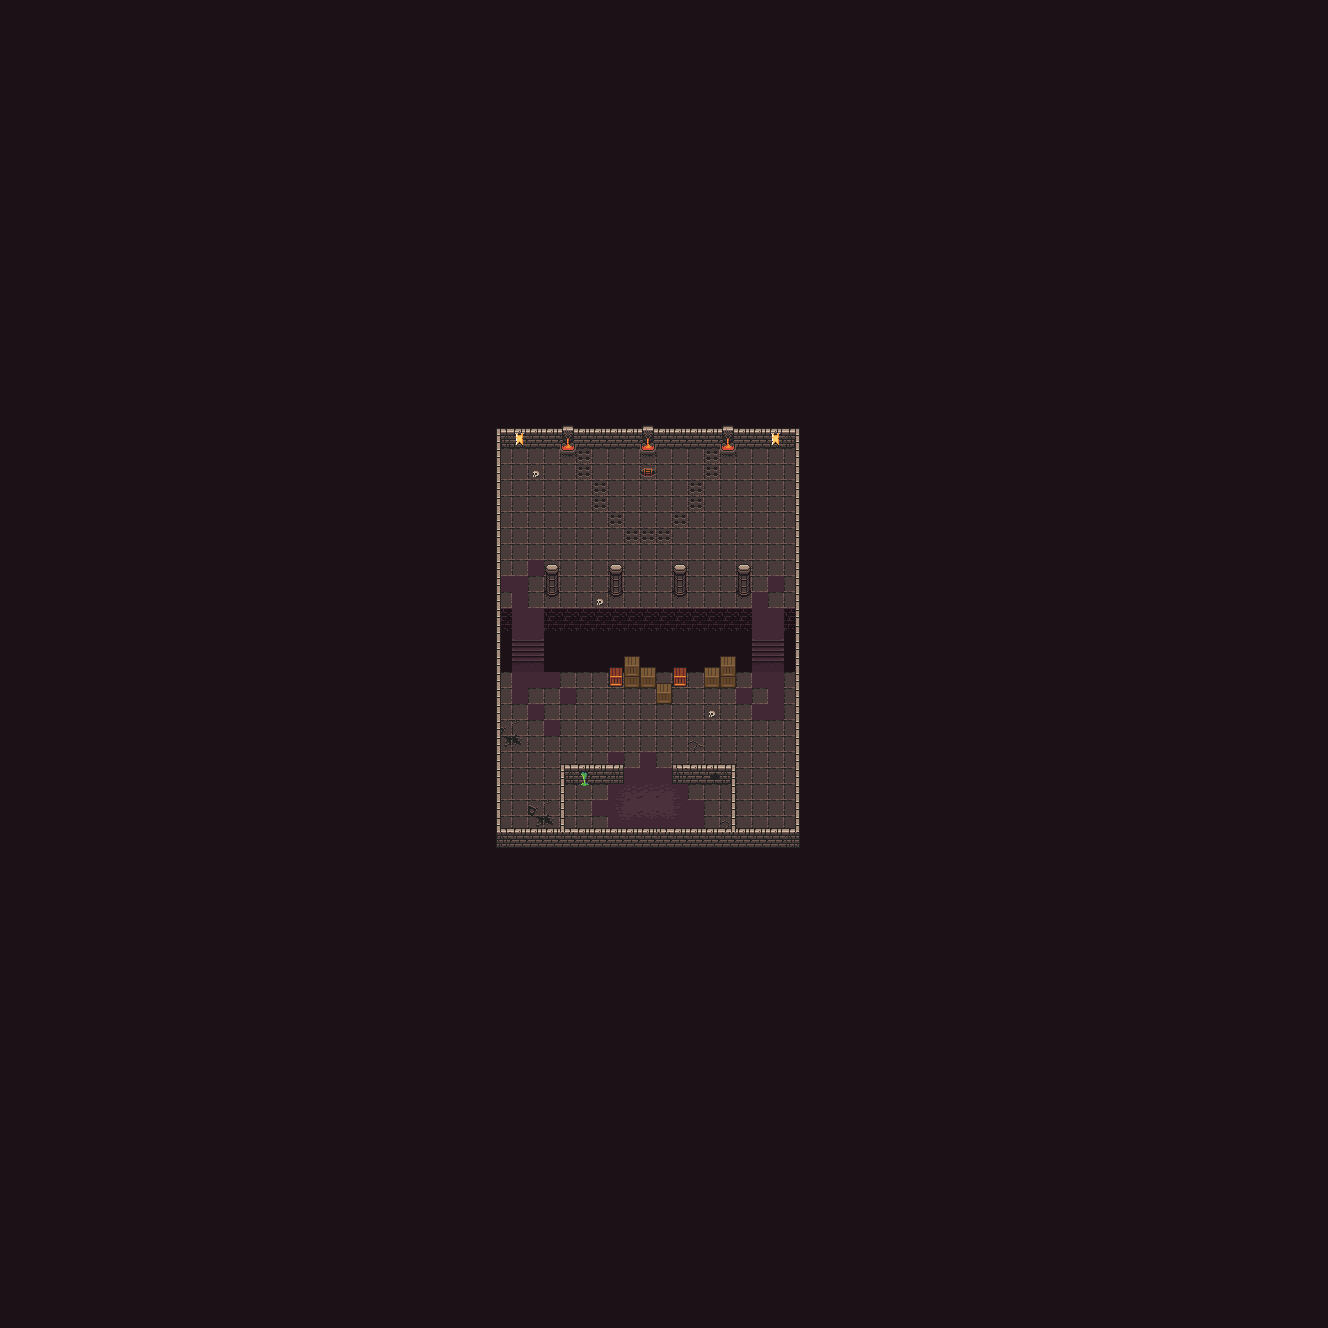

Tiled map render using the project's own tile images. Description and the map definition, with tile-layer contents summarised, below:
An orthogonal 83x83 tile map with 16x16 px tiles, 6 tile layers (UnderGround, Ground, Hole, Walls, ...), 3 tilesets and 54 objects (25x wall, 13x off, 7x hole, 7x enemy, end, ...).

<map version="1.2" tiledversion="1.2.0" orientation="orthogonal" renderorder="right-down" width="83" height="83" tilewidth="16" tileheight="16" infinite="0" nextlayerid="31" nextobjectid="67">
 <tileset firstgid="1" source="Dungeon3-16x16-itens2.tsx" />
 <tileset firstgid="1025" source="Dungeon3-16x16.tsx" />
 <tileset firstgid="1281" source="Dungeon3-16x16-itens.tsx" />
 <layer id="23" name="UnderGround" width="83" height="83">
  <data>[6889 cells, 6889 non-empty, 2 distinct tile ids]</data>
 </layer>
 <layer id="24" name="Ground" width="83" height="83">
  <data>[6889 cells, 426 non-empty, 27 distinct tile ids]</data>
 </layer>
 <layer id="25" name="Hole" width="83" height="83">
  <data>[6889 cells, 0 non-empty, 0 distinct tile ids]</data>
 </layer>
 <layer id="26" name="Walls" width="83" height="83">
  <data>[6889 cells, 150 non-empty, 23 distinct tile ids]</data>
 </layer>
 <layer id="27" name="Decoration" width="83" height="83">
  <data>[6889 cells, 62 non-empty, 16 distinct tile ids]</data>
 </layer>
 <layer id="28" name="UpperCharacter" width="83" height="83">
  <data>[6889 cells, 31 non-empty, 6 distinct tile ids]</data>
 </layer>
 <objectgroup id="7" name="walls">
  <object id="1" name="wall" x="501.333" y="832" width="293.333" height="16.0003" />
  <object id="2" name="wall" x="794.667" y="429.333" width="5.33333" height="418.667" />
  <object id="3" name="wall" x="496" y="429.333" width="5.33333" height="418.667" />
  <object id="4" name="wall" x="501.333" y="429.333" width="58.6667" height="8" />
  <object id="5" name="wall" x="576" y="429.333" width="64" height="8" />
  <object id="6" name="wall" x="656" y="429.333" width="64" height="8" />
  <object id="7" name="wall" x="736" y="429.333" width="58.6667" height="8" />
  <object id="8" name="wall" x="560" y="424" width="16" height="21.3333" />
  <object id="9" name="wall" x="640" y="424" width="16" height="21.3333" />
  <object id="10" name="wall" x="720" y="424" width="16" height="21.3333" />
  <object id="11" name="wall" x="560" y="768" width="5.33333" height="64" />
  <object id="12" name="wall" x="565.333" y="768" width="58.6667" height="2.66667" />
  <object id="13" name="wall" x="672" y="768" width="58.6667" height="2.66667" />
  <object id="14" name="wall" x="730.667" y="768" width="5.33333" height="64" />
  <object id="29" name="wall" x="608" y="666.667" width="16" height="21.3333" />
  <object id="30" name="wall" x="624" y="656" width="16" height="32" />
  <object id="31" name="wall" x="640" y="666.667" width="16" height="21.3333" />
  <object id="32" name="wall" x="656" y="682.667" width="16" height="21.3333" />
  <object id="33" name="wall" x="672" y="666.667" width="16" height="21.3333" />
  <object id="34" name="wall" x="704" y="666.667" width="16" height="21.3333" />
  <object id="35" name="wall" x="720" y="656" width="16" height="32" />
  <object id="36" name="wall" x="546.667" y="576" width="10.6667" height="13.3333" />
  <object id="37" name="wall" x="610.667" y="576" width="10.6667" height="13.3333" />
  <object id="38" name="wall" x="674.667" y="576" width="10.6667" height="13.3333" />
  <object id="39" name="wall" x="738.667" y="576" width="10.6667" height="13.3333" />
 </objectgroup>
 <objectgroup id="9" name="holes">
  <object id="15" name="hole" x="549.333" y="613.333" width="197.333" height="42.6667" />
  <object id="16" name="hole" x="549.333" y="656" width="58.6667" height="8" />
  <object id="17" name="hole" x="656" y="656" width="16" height="8" />
  <object id="18" name="hole" x="688" y="656" width="16" height="8" />
  <object id="19" name="hole" x="736" y="656" width="10.6667" height="8" />
  <object id="20" name="hole" x="786.667" y="613.333" width="8.00003" height="50.6667" />
  <object id="21" name="hole" x="501.333" y="613.333" width="5.33367" height="50.6667" />
 </objectgroup>
 <objectgroup id="8" name="triggers">
  <object id="41" name="end" x="640" y="464" width="16" height="16" />
  <object id="66" name="spawn" x="656" y="810.667">
   <point />
  </object>
 </objectgroup>
 <objectgroup id="10" name="spikes">
  <object id="42" name="spike" type="off" x="576" y="448" width="16" height="16" />
  <object id="43" name="spike" type="off" x="576" y="464" width="16" height="16" />
  <object id="44" name="spike" type="off" x="592" y="480" width="16" height="16" />
  <object id="45" name="spike" type="off" x="592" y="496" width="16" height="16" />
  <object id="46" name="spike" type="off" x="608" y="512" width="16" height="16" />
  <object id="47" name="spike" type="off" x="624" y="528" width="16" height="16" />
  <object id="48" name="spike" type="off" x="640" y="528" width="16" height="16" />
  <object id="49" name="spike" type="off" x="656" y="528" width="16" height="16" />
  <object id="50" name="spike" type="off" x="672" y="512" width="16" height="16" />
  <object id="51" name="spike" type="off" x="688" y="496" width="16" height="16" />
  <object id="52" name="spike" type="off" x="688" y="480" width="16" height="16" />
  <object id="53" name="spike" type="off" x="704" y="448" width="16" height="16" />
  <object id="54" name="spike" type="off" x="704" y="464" width="16" height="16" />
 </objectgroup>
 <objectgroup id="30" name="enemies">
  <object id="56" name="enemy" x="528" y="496" width="16" height="16" />
  <object id="57" name="enemy" x="576" y="544" width="16" height="16" />
  <object id="58" name="enemy" x="752" y="544" width="16" height="16" />
  <object id="59" name="enemy" x="720" y="512" width="16" height="16" />
  <object id="60" name="enemy" x="640" y="704" width="16" height="16" />
  <object id="64" name="enemy" x="608" y="448" width="16" height="16" />
  <object id="65" name="enemy" x="672" y="464" width="16" height="16" />
 </objectgroup>
</map>
